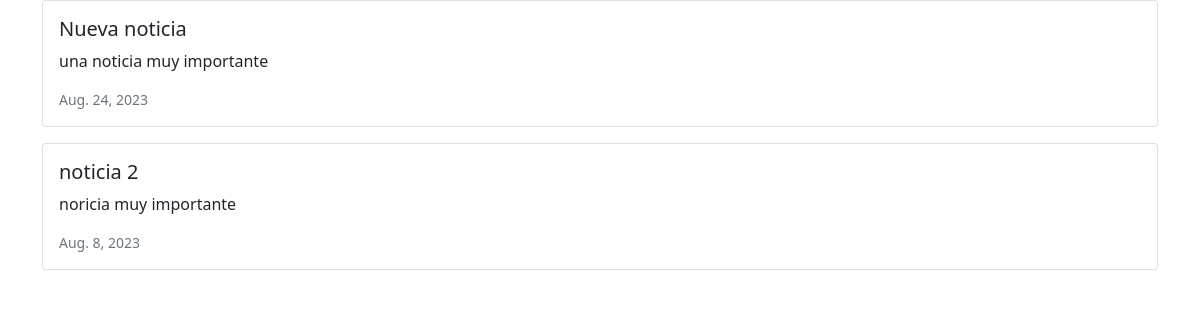
Page /news/ on the committed database.
### news/models.py (models this page shows, shortened)
class News(models.Model):
    headline = models.CharField(max_length=200)
    body = models.TextField()
    date = models.DateField()

### news/views.py (the view)
# urls.py: path('news/', include('news.urls')),
def news(request):
    newss = News.objects.all().order_by('-date')
    return render(request, 'news.html', {'newss':newss})

### news/templates/news.html (shortened to what this page needs)
<head>
    <link href="https://cdn.jsdelivr.net/npm/bootstrap@5.1.3/dist/css/bootstrap.min.css" rel="stylesheet">
</head>
<div class ="container">
    {% for news in newss %}
    <div class="card mb-3">
        <div class="row g-0">
            <div>
                <div class="card-body">
                    <h5 class="card-tittle">{{news.headline}}</h5>
                    <p class="card-text">{{news.body}}</p>
                    <p class="card-text"><small class="text-muted">
                        {{news.date}}
                    </small></p>
                </div>
            </div>
        </div>
    </div>
    {%endfor%}
</div>

### rows in the picture
News: headline "Nueva noticia", body "una noticia muy importante", date "Aug. 24, 2023"
News: headline "noticia 2", body "noricia muy importante", date "Aug. 8, 2023"
